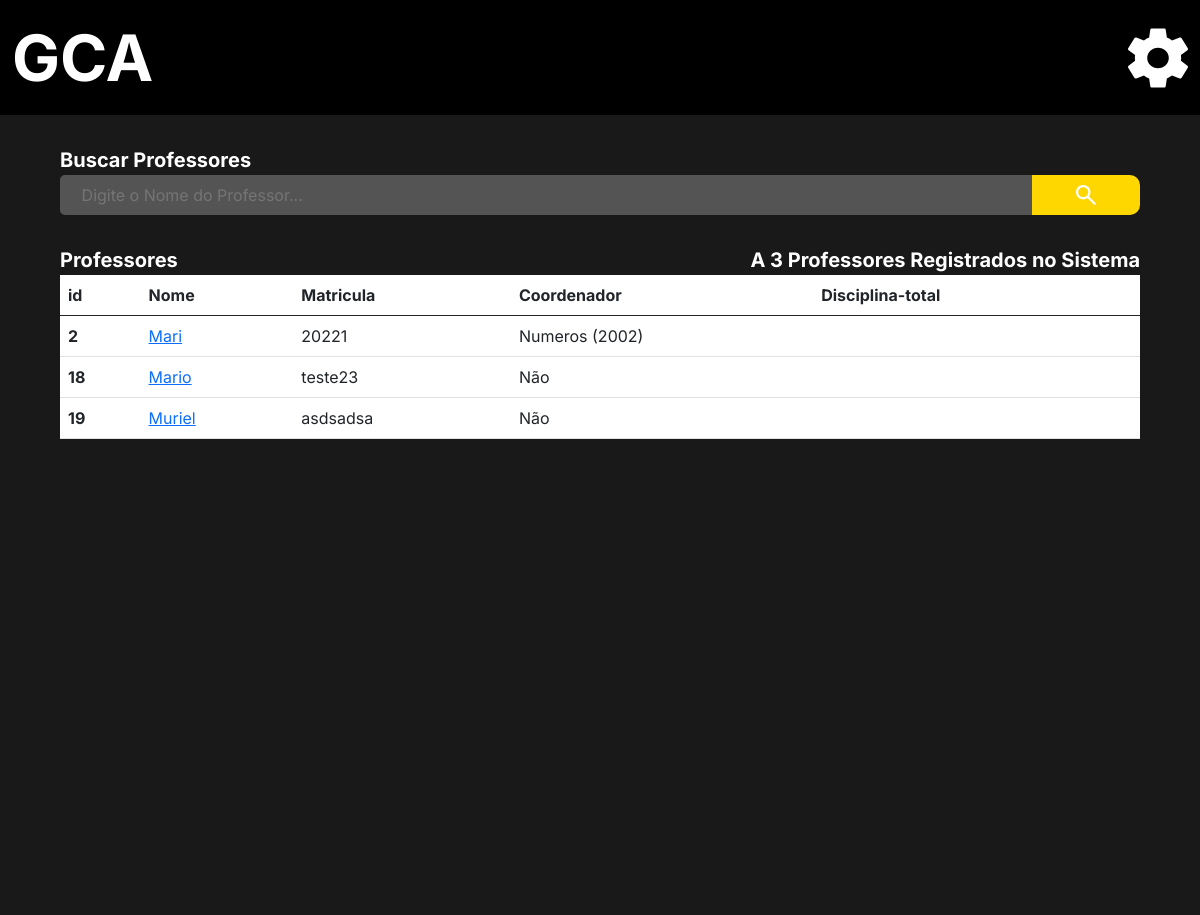
The page /adm/list_coordinator/ (signed in) on the database its author committed.
### Users/models.py (models this page shows, shortened)
class CustomUser(AbstractUser):
    image = models.ImageField(upload_to='Media', blank=True, null=False, default='Media/no_image_dafaut.jpg')
    matricula = models.CharField("Matricula", max_length=150, unique=True)
    username = models.CharField(("Nome"), max_length=50, unique=False, primary_key=None)
    email = models.EmailField("E-mail", unique=True)
    cpf = models.CharField("CPF", max_length=14, unique=True)
    phone = models.CharField("Telefone", max_length=15, blank=True, null=True)
    data_de_nascimento = models.DateField('Data de Nascimento', blank=True, null=True)
    primeiro_login = models.BooleanField(default=True)
    curso_relacao = models.ForeignKey("administrador.Curso", verbose_name=("Curso"), blank=True, null=True,on_delete=models.SET_NULL)
    disciplina_relacao = models.ManyToManyField("administrador.Disciplina", verbose_name=("Disciplina"), blank=True)
    is_staff = models.BooleanField('Membro da equipe', default=True)
    USERNAME_FIELD = 'matricula'
    REQUIRED_FIELDS = ['username' , 'email' ,'cpf', 'phone']
    objects = UserManager()

### administrador/models.py (models this page shows)
class Curso (models.Model):
    nome = models.CharField(("Nome do Curso"), max_length=150, null=False, blank=False)
    ano = models.DateField("Ano")
    periodos =  models.IntegerField(('Total de peridodos'), null=False, blank=False)
    disciplina = models.ManyToManyField("administrador.Disciplina", verbose_name=("Disciplinas"),blank=False)
    coordenador = models.ForeignKey(User, verbose_name=("Coordenador"), on_delete=models.SET_NULL, null=True)
    verbose_name = 'Curso'
    verbose_name_plural = 'Cursos'
    def __str__(self):
        return self.nome +' ('+ str(self.ano.year) +')'

### administrador/views.py (the view)
# urls.py: path('adm/list_coordinator/',  lista_Professors, name = 'lista_professor'),
@login_required(login_url='/user/login/')
def lista_Professors(request):
    if request.user.is_superuser == True:
        teacher_group = Group.objects.get(name='Professor')
        teacher = User.objects.all().filter(groups=teacher_group)
        total_de_professores = len(User.objects.filter(groups=teacher_group))
        return render(request, 'professor_lista.html', {'grupo_professor': total_de_professores,
                                                    "professor": teacher})
    else:
        return redirect ('http://127.0.0.1:8000/',{})

### administrador/templates/professor_lista.html (shortened to what this page needs)
{% extends 'base.admin.html' %}
{% load static %}
{% block import_title_css %}
    <link href="https://cdn.jsdelivr.net/npm/bootstrap@5.0.2/dist/css/bootstrap.min.css" rel="stylesheet">
    <link rel="stylesheet" href="{% static 'css/lista_cursos.css' %}">
{% endblock %}
{% block main %}
<div class="main">
    <div class="search_box">
        <form action=""  method="">
            <div>
                <label for="search_box">Buscar Professores</label>
            </div>
            <div class="search_bar">
                <input type="text" id="search_box" name="search_box" placeholder="Digite o Nome do Professor...">
                <button class="enviar_botao" type="submit">
                    <img class="lupa" src="{% static 'icons/search_thing.svg' %}" alt="">
                </button>
            </div>
        </form>
    </div>
    <div class="center">
        <div class="two_lables">
            <div>
                <p class="label_title">Professores</p>
                <p class="label_title">A {{grupo_professor}} Professores Registrados no Sistema</p>
            </div>
        </div>
    </div>
    <div class="center_2">
        <div class="list">
            <table class="table" >
                <thead>
                  <tr>
                    <th scope="col">id</th>
                    <th scope="col">Nome</th>
                    <th scope="col">Matricula</th>
                    <th class="curso_width" scope="col">Coordenador</th>
                    <th class="cpf_width" scope="col">Disciplina-total</th>
                  </tr>
                </thead>
                <tbody>
                    {% for dados in professor %}
                        <tr>
                            <th scope="row"> {{dados.id}} </th>
                            <td><a href="{% url 'professor' dados.id %}">{{dados.username}}</a></td>
                            <td>{{dados.matricula}}</td>
                            <td class="curso_width">
                                {% if dados.curso_relacao == None %}
                                    Não
                                {% else %}
                                    {{dados.curso_relacao}}
                                {% endif%}
                                </td>
                            <td class="cpf_width">
                            </td>
                        </tr>
                    {% endfor %}
                </tbody>
              </table>
        </div>
    </div>
</div>
{% endblock %}

### static/css/base.css (style rules this page uses)
* { margin: 0%; padding: 0%; border: 0%; font-family: inter; text-decoration: none; }
a { text-decoration: none; }

### static/css/modal_menu.css (style rules this page uses)
p { margin-bottom: 0px !important; }

### administrador/static/css/lista_cursos.css (style rules this page uses)
.main { background-color: #191919; min-height: 100vh; max-height: calc(max-content + 100px); border: none; }
form { padding-top: 30px; display: flex; flex-direction: column; justify-content: center; align-items: center; }
.search_bar { display: flex; justify-content: left; }
#search_box { border: none; border-radius: 5px 0px 0px 5px; }
.search_box div { width: 90%; }
.search_bar input { width: 90%; padding-left: 2%; background-color: #545454; color: #9B9B9B; outline: none; }
form div label { font-size: 20px; color: white; font-weight: bold; }
.lupa { z-index: 0; background-color: #FFD700; padding: 5px 15px 5px 15px; border-radius: 0px 10px 10px 0px; cursor: pointer; width: 126px; height: 30px; }
.enviar_botao { width: 10%; background-color: #FFD700; padding: 5px 15px 5px 15px; border-radius: 0px 10px 10px 0px; border: none; cursor: pointer; display: flex; align-content: center; overflow: hidden; justify-content: center; }
.center { padding-top: 30px; display: flex; flex-direction: column; justify-content: center; align-items: center; }
.two_lables { width: 90%; }
.two_lables div { display: flex; justify-content: space-between; }
.two_lables p { text-align: center; color: white; font-size: 20px; font-weight: bold; }
.center_2 { padding-left: 5%; padding-Right: 5%; padding-bottom: 5%; }
.table { width: 100%; background-color: white; }
.curso_width { max-width: 125px; }

### rows shown on the page
CustomUser: id "2", username "Mari", matricula "20221", curso_relacao "Numeros (2002)"
CustomUser: id "18", username "Mario", matricula "teste23", shows "Não"
CustomUser: id "19", username "Muriel", matricula "asdsadsa", shows "Não"

### other values the page prints
{{ grupo_professor }} "3"
